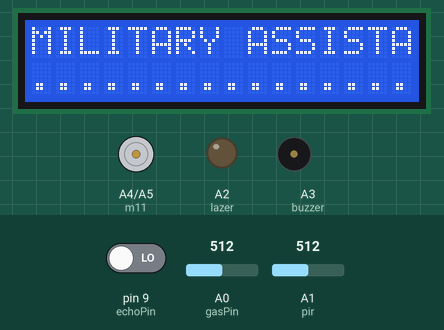
A sketch run on a simulated Arduino Leonardo, built with avr-gcc and run on an emulated ATmega32U4. Shown: 16×2 character LCD, motor-driver pin pairs drawn as motors (green arrow = first pin HIGH = forward, orange = second pin HIGH = backward, longer = more drive), output pins drawn as LEDs (lit = HIGH), buzzer (waves = sounding, pin HIGH). Inputs (shaded band) come from the test bench; at power-on: pin 9 (echoPin) LOW, A1 (pir) = 512, A0 (gasPin) = 512. WiFi joins after 1.5 s; servers stay silent unless stated; uploads are accepted with an empty reply; what the sketch prints to the serial monitor is not drawn.

Above: at 1.1 s.
At 12.1 s:
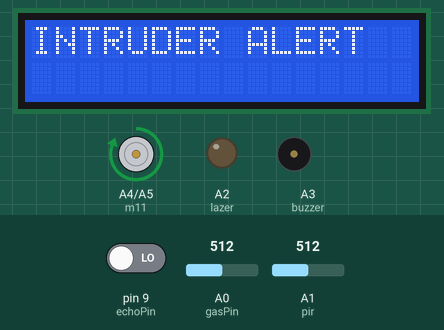
12.2 s: pin 9 (echoPin) driven HIGH
At 18.6 s:
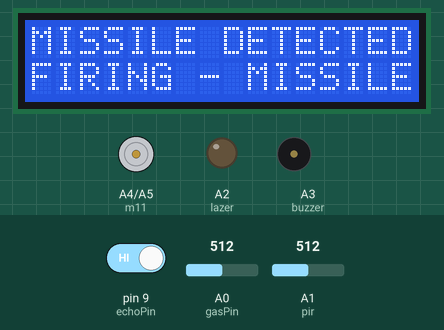
18.9 s: pin 9 (echoPin) driven LOW
At 23.5 s:
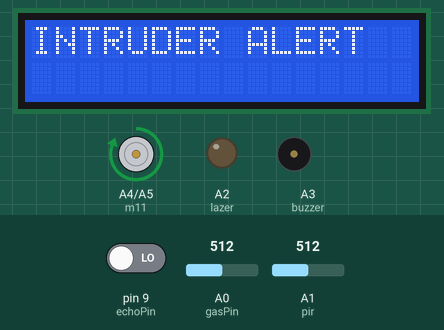
24.2 s: A1 (pir) set to 164
29.2 s: A1 (pir) set to 136
At 34.2 s:
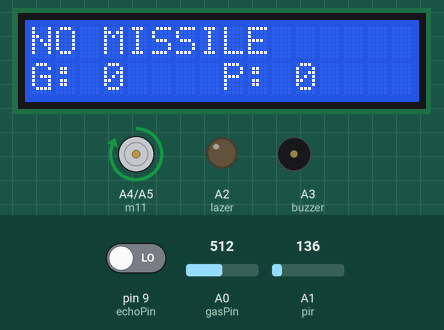
34.8 s: A0 (gasPin) set to 892
37.4 s: A0 (gasPin) set to 915
At 38.1 s:
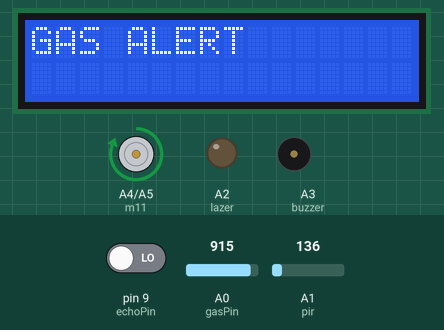
Timing chart, 0 to 40.4 s (numbered marks = the images above; inputs shaded):
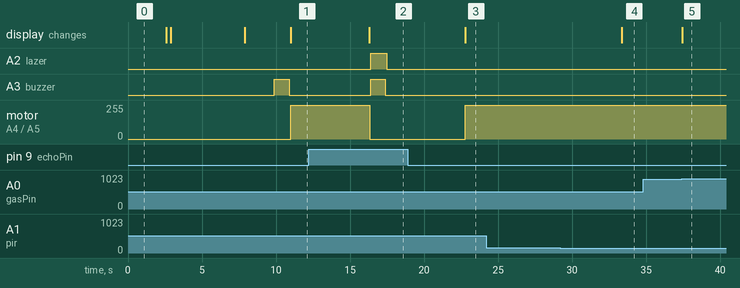

Measured:
- the behaviour switches between 151 and 150 on A1 (pir) (found by bisection; images 3 and 4)
- the behaviour switches between 900 and 901 on A0 (gasPin) (found by bisection; images 4 and 5)
- after the input at 12.2 s, A2 (lazer): LOW → HIGH after 4.2 s, → LOW 1.1 s later; A3 (buzzer): LOW → HIGH after 4.2 s, → LOW 1.0 s later; motor on A4 (m11) / A5 (m12): forward 255/255 → stopped after 4.1 s; the display: changes after 4.1 s (image 2)
- after the input at 18.9 s, A2 (lazer), A3 (buzzer): stays LOW (without the input it goes to HIGH after 4.0 s); motor on A4 (m11) / A5 (m12): goes on until 22.8 s, then stays forward 255/255; the display: changes after 3.9 s (image 3)
- after the input at 24.2 s, every drawn part: stays the same
- after the input at 29.2 s, the display: changes after 4.2 s (image 4)
- after the input at 34.8 s, every drawn part: stays the same
- after the input at 37.4 s, the display: changes after 0.05 s (image 5)

The sketch:

missile_robot_bharath_neww.ino
```cpp
#include <LiquidCrystal.h>
#include <stdlib.h>
#include "WiFiEsp.h"
#include<String.h>

// Emulate Serial1 on pins 6/7 if not present
#ifndef HAVE_HWSERIAL1
#include "SoftwareSerial.h"
SoftwareSerial Serial1(12, 13); // RX, TX
#endif

char ssid[] = "project12";            // your network SSID (name)
char pass[] = "project123456";        // your network password
int status = WL_IDLE_STATUS;     // the Wifi radio's status

char server[] = "projectsiot.xyz";

String G = "N";
String P = "N";
String M = "N";

char ss = 'N';

String A = "GET /IoTProjects/Missile/upload.php?a=";
String Z = " HTTP/1.1";
String iot = "\0";
// Initialize the Ethernet client object
WiFiEspClient client;


LiquidCrystal lcd(2,3,4,5,6,7);

#define trigPin 8
#define echoPin 9
#define gasPin A0
#define pir A1
#define m11 A4
#define m12 A5
#define lazer A2
#define buzzer A3

long duration, distance,duration1,distance1;
volatile int flag = 0;
int gas = 0;
int pp = 0;

void forward ()
{
  digitalWrite(m11,HIGH);
  digitalWrite(m12 ,LOW);
  delay(5);
}
void backward ()
{
  digitalWrite(m12,HIGH);
  digitalWrite(m11,LOW);
  delay(50);
}
void stop_motor ()
{
  digitalWrite(m12,LOW);
  digitalWrite(m11,LOW);
  delay(50);
}

void setup() {
  // put your setup code here, to run once:
Serial.begin(9600);
Serial.println("power up");
lcd.begin(16,2);

        lcd.setCursor(0,0);
        lcd.print("MILITARY ASSISTANCE   ");
        lcd.setCursor(0,1);
         lcd.print(".................");
         delay(1000);

pinMode(trigPin,OUTPUT);
pinMode(echoPin,INPUT);
pinMode(m11,OUTPUT);
pinMode(m12,OUTPUT);
pinMode(lazer,OUTPUT);
pinMode(buzzer,OUTPUT);
pinMode(pir,INPUT);
pinMode(gasPin,INPUT);

  // initialize serial for ESP module
  Serial1.begin(9600);
  // initialize ESP module
  WiFi.init(&Serial1);

  // check for the presence of the shield
  if (WiFi.status() == WL_NO_SHIELD) {
    Serial.println(F("WiFi shield not present"));
    // don't continue
    while (true);
  }

  // attempt to connect to WiFi network
  while ( status != WL_CONNECTED) {
    Serial.print(F("Attempting to connect to WPA SSID: "));
    Serial.println(ssid);
    // Connect to WPA/WPA2 network
    status = WiFi.begin(ssid, pass);
  }

  // you're connected now, so print out the data
  Serial.println(F("You're connected to the network"));

  lcd.clear();
lcd.setCursor(0,0);
lcd.print("Server Init.");
lcd.setCursor(0,1);
lcd.print("..................");
delay(100);
    Serial.println(F("sending data ---1 "));
    Serial.println(F("Starting connection to server..."));
    // if you get a connection, report back via serial
    if (client.connect(server, 80)) {
      Serial.println(F("Connected to server"));
      // Make a HTTP request
      client.println("GET /IoTProjects/Missile/upload.php?a=U&b=N&c=N HTTP/1.1");
      client.println("Host: projectsiot.xyz");
      client.println("Connection: close");
      client.println();
    }
    client.flush();
     client.stop();

  lcd.clear();
lcd.setCursor(0,0);
lcd.print("Server Init.");
lcd.setCursor(0,1);
lcd.print("Done");
  delay(5000);
Serial.println(F("PLEASE SHOW CARD "));


        lcd.setCursor(0,0);
        lcd.print("MILITARY ASSISTANCE   ");
        lcd.setCursor(0,1);
         lcd.print(".................");
         delay(2000);
         beep ();
   forward ();


}
void loop() {
  // put your main code here, to run repeatedly:

G = "N";
P = "N";
M = "N";
pp = analogRead(pir);
Serial.println("pir= "+String(analogRead(pir)));
gas = analogRead(gasPin);
Serial.println("gas = "+String(gas));
/*
digitalWrite(trigPin, LOW);
  delayMicroseconds(2);
  digitalWrite(trigPin, HIGH);
  delayMicroseconds(10);
  digitalWrite(trigPin, LOW);
  duration = pulseIn(echoPin, HIGH);
 // distance = (duration/2) / 29.1;
distance= duration*0.034/2;
Serial.print("distance--- "); Serial.println(distance);
//distance = distance * 10;
 if(distance>220)
 {
  distance=220;
 }

Serial.print("distance--- "); Serial.println(distance);
*/

Serial.print("distance--- "); Serial.println(digitalRead(echoPin));

// if (distance < 5)
if (digitalRead(echoPin)==HIGH)
 {
  M = "Y";
  lcd.clear();
  lcd.setCursor(0,0);
  lcd.print("MISSILE DETECTED");
  lcd.setCursor(0,1);
  lcd.print("FIRING - MISSILE");
  delay(50);
  stop_motor();
  digitalWrite(lazer,HIGH);
  beep ();
  digitalWrite(lazer,LOW);

iot = A + String(M) + "&b=" + String(G) + "&c=" + String(P) + Z;
sndit ();
delay(5000);
 forward ();
 }
 else if (gas > 900)
 {
  G = "Y";
  Serial.println("gas alert");
  lcd.clear();
  lcd.setCursor(0,0);
  lcd.print("GAS ALERT             ");
  lcd.setCursor(0,1);
  lcd.print("               ");
  delay(2000);
iot = A + String(M) + "&b=" + String(G) + "&c=" + String(P) + Z;
sndit ();
delay(5000);
 }
 else if (pp > 150)
 {

  P = "Y";
  lcd.clear();
  lcd.setCursor(0,0);
  lcd.print("INTRUDER ALERT         ");
  lcd.setCursor(0,1);
  lcd.print("               ");
iot = A + String(M) + "&b=" + String(G) + "&c=" + String(P) + Z;
sndit ();
delay(5000);
 }
 else
 {
  lcd.clear();
  lcd.setCursor(0,0);
  lcd.print("NO MISSILE     ");
  lcd.setCursor(0,1);
  lcd.print("G: 0");
  lcd.setCursor(8,1);
  lcd.print("P: 0");
  delay(50);
    iot = A + String(M) + "&b=" + String(G) + "&c=" + String(P) + Z;
sndit ();
forward ();
 }
}//loop

void sndit ()
{

//  detachInterrupt(interruptPin1);
//  detachInterrupt(interruptPin2);

  Serial.print(F("IOT = ")); Serial.println(iot);

  // if the server's disconnected, stop the client
  if (!client.connected()) {
    Serial.println(F("Disconnecting from server..."));
    client.stop();

    // do nothing forevermore
    //while (true);
  }
  client.stop();
  client.flush();

  for (int x = 0; x < 1; x++)
  {
    delay(10);
    Serial.println(x, DEC);
  }
  Serial.println(F("Starting connection to server..."));
  // if you get a connection, report back via serial
  if (client.connect(server, 80)) {
    Serial.println(F("Connected to server"));
    // Make a HTTP request

    client.println(A + String(M) + "&b=" + String(G) + "&c=" + String(P) + Z);

    client.println("Host: projectsiot.xyz");
    client.println("Connection: close");
    client.println();
    iot = "\0";
/*
while (client.available()) {
    char c = client.read();
    Serial.write(c);
  }
*/
//    attachInterrupt(digitalPinToInterrupt(interruptPin1), pinisr, FALLING);
//  attachInterrupt(digitalPinToInterrupt(interruptPin2), pinisr1, FALLING);

  }

}

void beep ()
{
  digitalWrite(buzzer,HIGH);
  delay(1000);
  digitalWrite(buzzer,LOW);
  delay(100);

}
/*
void pinisr ()
{
  Serial.println("in interrupt1111.....");
  Serial.println("---------moving forward ----------");
  forward();
  detachInterrupt(digitalPinToInterrupt(interruptPin1));
  //delayMicroseconds(1000000);
  //forward ();
}

void pinisr1 ()
{
  Serial.println("in interrupt2222.....");
  Serial.println("---------moving backward ----------");
  backward();

  detachInterrupt(digitalPinToInterrupt(interruptPin2));
//  delayMicroseconds(1000000);
}
*/
```
